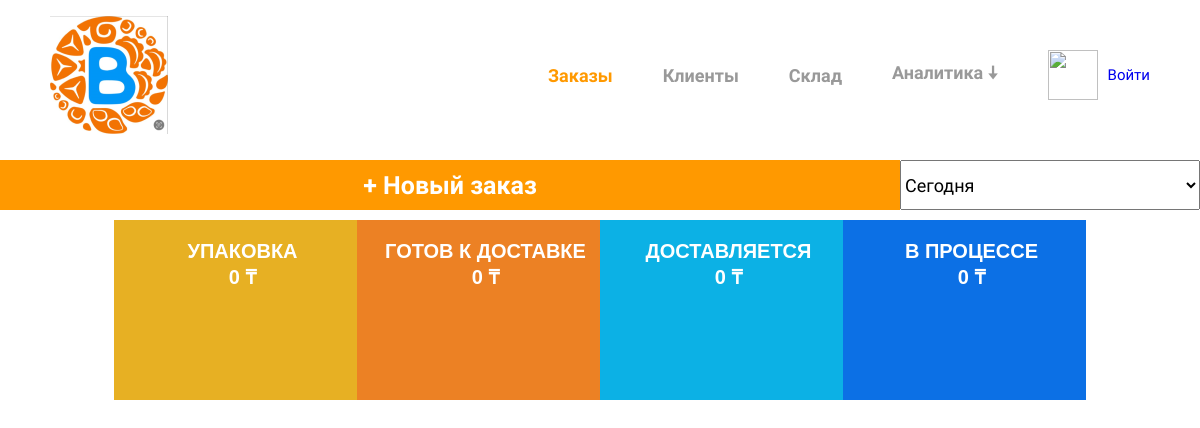
The app's page /, older data.
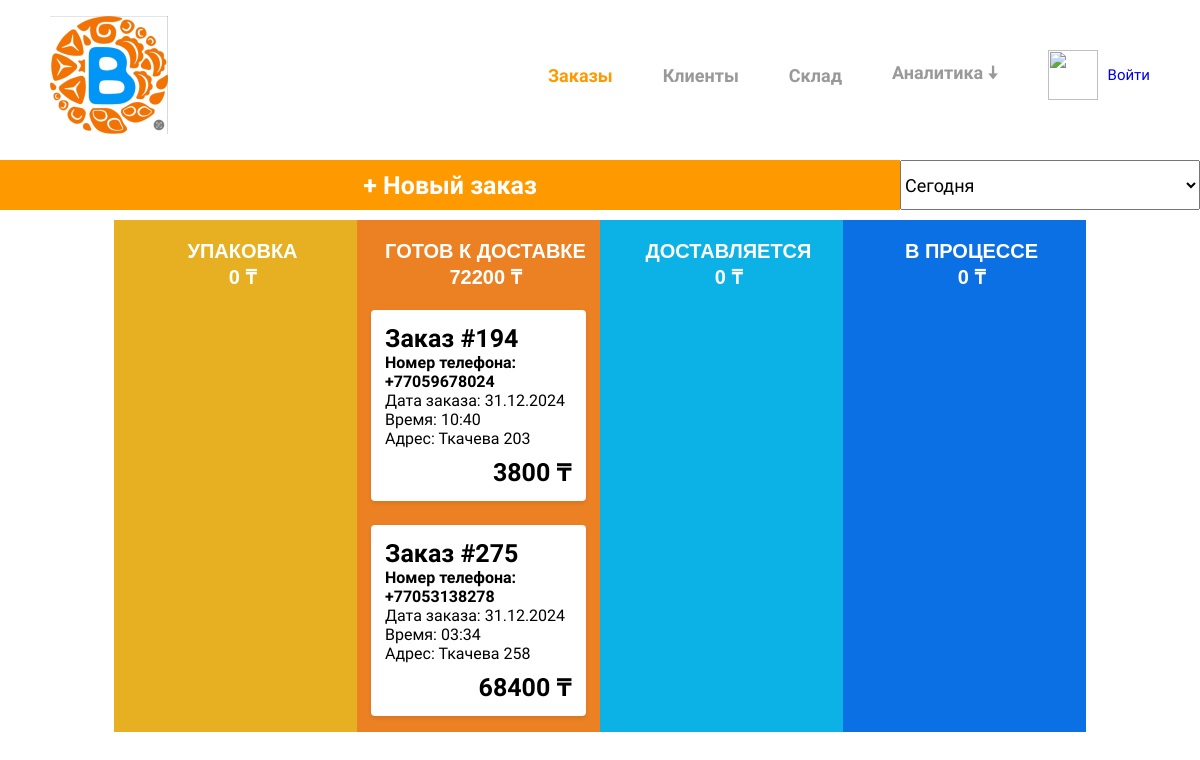
The same page, newer data.
### orders/models.py (models this page shows, shortened)
class Order(models.Model):
    STAGES = {"1": 'Упаковка',
              "2": 'Готов к доставке',
              "3": "Доставляется",
              "4": "Завершен"}
    TYPE_OF_PAYMENTS = {"1": 'Kaspi QR',
                        "2": 'Перевод',
                        "3": "Наличные"}
    TYPE_OF_ORDERS = {"1": "Онлайн",
                      "2": "Оффлайн"}
    phone_number = models.ForeignKey(Client,
                                     related_name="orders",
                                     on_delete=models.CASCADE)
    address = models.CharField(verbose_name="Адрес", max_length=150)
    stage = models.CharField(verbose_name="Этап заказа", choices=STAGES, max_length=20, default="1")
    type_of_payment = models.CharField(verbose_name="Тип оплаты", choices=TYPE_OF_PAYMENTS, max_length=20)
    type_of_order = models.CharField(verbose_name="Тип заказа", choices=TYPE_OF_ORDERS, max_length=20)
    review = models.TextField(verbose_name="Отзыв клиента", max_length=200, null=True, blank=True)
    created_at = models.DateTimeField(auto_now_add=True)
    updated_at = models.DateTimeField(auto_now=True)
    class Meta:
        ordering = ['-created_at']
        indexes = [
			models.Index(fields=['-created_at']),
		]
    def get_total_cost(self):
        return sum(item.get_cost() for item in self.items.all()) + sum(item.get_cost() for item in self.combos.all())

class OrderItem(models.Model):
    order = models.ForeignKey(Order,
							related_name='items',
							on_delete=models.CASCADE)
    product = models.ForeignKey(Product,
                                related_name="order_items",
                                on_delete=models.CASCADE,
                                verbose_name="Продукт")
    amount = models.DecimalField(max_digits=10, decimal_places=2, verbose_name="Количество")
    def get_cost(self):
        return round(self.product.sell_price * self.amount)

### clients/models.py (models this page shows)
class Client(models.Model):
    phone_number = models.CharField(verbose_name="Номер телефона", max_length=15, unique=True, primary_key=True)
    password = models.CharField(verbose_name="Пароль", max_length=100, default="12345678")
    name = models.CharField(verbose_name="Имя", max_length=100)
    address = models.CharField(verbose_name="Адрес", max_length=150)
    total = models.DecimalField(verbose_name="Общая сумма заказов", default=0, max_digits=20, decimal_places=2)
    created_at = models.DateTimeField(auto_now_add=True)
    is_active = models.BooleanField(default=True)
    class Meta:
        ordering = ["-created_at"]
    def __str__(self):
        return self.phone_number

### storage/models.py (models this page shows, shortened)
class Product(models.Model):
    name = models.CharField(max_length=50, verbose_name="Имя товара")
    amount = models.DecimalField(max_digits=10, decimal_places=2, verbose_name="Количество", default=0)
    sell_price = models.DecimalField(max_digits=10, decimal_places=2, verbose_name="Стоимость при продаже")
    cost_price = models.DecimalField(max_digits=10, decimal_places=2, verbose_name="Себестоимость")
    description = models.TextField(verbose_name="Описание")
    image = models.ImageField(upload_to="products/", verbose_name="Изображение")
    created_at = models.DateTimeField(auto_now_add=True)
    updated_at = models.DateTimeField(auto_now=True)
    available = models.BooleanField(default=True)

### orders/views.py (the view, shortened to what this page needs)
# urls.py: path('', orders_list_view),
def orders_list_view(request):
    date = request.GET.get("date", "t")
    start = None
    end = None
    days = None
    if date == "t":
        days = 1
        start = datetime.date.today()
        end = start + datetime.timedelta(days=1)
    elif date == "y":
        days = 1
        start = datetime.date.today() - datetime.timedelta(days=1)
        end = datetime.date.today()
    elif date[1] == "w":
        days = 7
        if date == 'cw':
            start = datetime.date.today() - datetime.timedelta(datetime.date.today().weekday())
        elif date == "pw":
            start = datetime.date.today() - datetime.timedelta(datetime.date.today().weekday()) - datetime.timedelta(7)
    end = start + datetime.timedelta(days)
    orders_stage1 = Order.objects.filter(stage=1).filter(created_at__gt=start).filter(created_at__lt=end)
    orders_stage2 = Order.objects.filter(stage=2).filter(created_at__gt=start).filter(created_at__lt=end)
    orders_stage3 = Order.objects.filter(stage=3).filter(created_at__gt=start).filter(created_at__lt=end)
    orders_stage4 = Order.objects.filter(stage=4).filter(created_at__gt=start).filter(created_at__lt=end)
    orders_stage1_price = sum(order.get_total_cost() for order in orders_stage1)
    orders_stage2_price = sum(order.get_total_cost() for order in orders_stage2)
    orders_stage3_price = sum(order.get_total_cost() for order in orders_stage3)
    orders_stage4_price = sum(order.get_total_cost() for order in orders_stage4)
    return render(request, "orders/orders_list.html", {
        "section": "orders",
        "orders_stage1": orders_stage1,
        "orders_stage2": orders_stage2,
        "orders_stage3": orders_stage3,
        "orders_stage4": orders_stage4,
        "orders_stage1_price": orders_stage1_price,
        "orders_stage2_price": orders_stage2_price,
        "orders_stage3_price": orders_stage3_price,
        "orders_stage4_price": orders_stage4_price,
	})

### templates/orders/orders_list.html (shortened to what this page needs)
{% extends 'base.html' %}
{% load static %}
{% block link %}
	<link rel="stylesheet" href="https://cdn.jsdelivr.net/npm/bootstrap-icons@1.11.3/font/bootstrap-icons.min.css"/>
	<link rel="stylesheet" href="{% static 'css/orders_list.css' %}" />
{% endblock link %}
{% block body %}
	<div class="center">
		<div class="heading">
			<button class="heading-button" onclick="window.location='{% url 'clients_select' %}'">+ Новый заказ</button>
			<select id="select" name="select">
				<option value="t">Сегодня</option>
			</select>
		</div>
	</div>
  <div class="container columns">
		<div class="column column1">
			<div class="column-title">
				<h2 data-price="0">Упаковка</h2>
				<h3>{{ orders_stage1_price }} ₸</h3>
			</div>
			<div class="tasks">
			</div>
		</div>
		<div class="column column2">
			<div class="column-title">
				<h2 data-price="0">Готов к доставке</h2>
				<h3>{{ orders_stage2_price }} ₸</h3>
			</div>
			<div class="tasks">
				{% for order in orders_stage2 %}
				<div class="task {{order.id}}" draggable="true" data-price="{{order.get_total_cost}}">
					<div>
						<button ondblclick="window.location='{% url 'orders_detail' order.id %}'" class="board-item-content-text id" href="{% url 'orders_detail' order.id %}">Заказ #{{order.id}}</button>
						<br>
						<button ondblclick="window.location='{% url 'clients_detail' order.phone_number %}'" class="board-item-content-text phone_number" href="{% url 'clients_detail' order.phone_number %}">
							Номер телефона: +{{order.phone_number}}
						</button>
						<p class="board-item-content-text created_at">
							Дата заказа: {{order.created_at|date:"j.m.Y"}}
						</p>
						<p class="board-item-content-text address">
							Время: {{order.created_at|date:"H:i"}}
						</p>
						<p class="board-item-content-text address">
							Адрес: {{order.address}}
						</p>
						<b data-price="{{order.get_total_cost}}" class="board-item-content-text price">
							{{order.get_total_cost}} ₸
						</b>
					</div>
				</div>
				{% endfor %}
			</div>
		</div>
		<div class="column column3">
			<div class="column-title">
				<h2 data-price="0">Доставляется</h2>
				<h3>{{ orders_stage3_price }} ₸</h3>
			</div>
			<div class="tasks">
			</div>
		</div>
		<div class="column column4">
			<div class="column-title">
				<h2 data-price="0">В процессе</h2>
				<h3>{{ orders_stage4_price }} ₸</h3>
			</div>
			<div class="tasks">
			</div>
		</div>
	</div>
{% endblock body %}

### templates/base.html (shortened to what this page needs)
{% load static %}
<!DOCTYPE html>
<html lang="ru">
<head>
	<link rel="stylesheet" href="{% static 'css/base.css' %}">
	{% block link %}{% endblock link %}
</head>
<body>
	<header>
		<img class="header-img" src="{% static 'img/balqaimaq-logo.png' %}" alt="header-img">
		<ul class="header-list">
			<li class="header-item"><a {% if section == "orders" %}class="selected"{% else %}class="not-selected"{% endif %} href="{% url 'orders_list' %}">Заказы</a></li>
			<li class="header-item"><a {% if section == "clients" %}class="selected"{% else %}class="not-selected"{% endif %} href="{% url 'clients_list' %}">Клиенты</a></li>
			<li class="header-item"><a {% if section == "storage" %}class="selected"{% else %}class="not-selected"{% endif %} href="{% url 'products_list' %}">Склад</a></li>
			<li class="header-item">
				<div class="dropdown">
					<a {% if section == "analytics" %}class="dropbtn selected"{% else %}class="dropbtn not-selected"{% endif %} href="#">
						Аналитика 🠇
					</a>
				</div>
			</li>
			<span class="header-user">
				<img class="header-user-img" src="{% static 'img/user-logo.jpg' %}">
				{% if request.user.is_authenticated %}
					{% comment %} <a href="{% url 'clients_detail' request.user.username %}">+{{ request.user.username }}</a> {% endcomment %}
				 	<a href="{% url "clients_logout" %}">Выйти</a>
				{% else %}
				 	<a href="{% url "clients_login" %}">Войти</a>
				{% endif %}
			</span>
		</ul>
	</header>
	<div class="main">
		{% block body %}
		{% endblock body %}
	</div>
</body>
</html>

### static/css/base.css (style rules this page uses)
* { margin: 0; padding: 0; font-family: "Arial"; }
a { text-decoration: none; }
ul, li { list-style: none; }
button { background-color: #ff9900; border: none; width: 100px; height: 50px; color: white; font-size: 18px; font-weight: bold; padding: 5px; }
header { height: 150px; display: flex; align-items: center; margin-bottom: 10px; }
.header-img { margin-right: auto; margin-left: 50px; }
.header-list { display: flex; gap: 50px; list-style: none; margin-right: 50px; align-items: center; }
.header-item > a, .dropbtn, .dropdown-content > a { text-decoration: none; font-size: 18px; font-family: "Comfortaa", sans-serif; font-optical-sizing: auto; font-weight: 700; font-style: normal; }
.main { width: 90%; margin-left: auto; margin-right: auto; }
.center { width: 100%; display: flex; flex-direction: column; align-items: center; }
.selected { color: #ff9900; }
.not-selected { color: #999999; }
.header-user { display: flex; align-items: center; }
.header-user-img { width: 50px; height: 50px; }
.header-user > a, .header-user > a { font-size: 15px; margin-left: 10px; }

### static/css/orders_list.css (style rules this page uses)
:root { --bg-color: #ffffff; --text-color: #404040; --primary-color: #475569; --secondary-color: #cbd5e1; --task-color: #f6f6f6; --cancel-color: #e5e7eb; --confirm-color: #dc2626; --confirm-hover-color: #b91c1c; --task-size: 90px; }
* { font-family: Mulish, sans-serif; padding: 0; margin: 0; box-sizing: border-box; }
body { background: var(--bg-color); color: var(--text-color); min-height: 100vh; display: grid; grid-template-rows: auto 1fr; }
.board-item-content-text { width: 100%; height: auto; font-size: 16px; color: #000; margin: 0; padding: 0; background: transparent; }
.id { font-size: 25px; font-weight: bold; }
.price { display: block; margin-top: 10px; text-align: end; width: 100%; font-size: 25px; }
button { text-align: left; cursor: pointer; border: none; transition: 0.3s; }
.container { width: min(1200px, 90%); margin: 0 auto; }
.columns { display: flex; flex-direction: column; }
.column1 { background-color: #E7B023; }
.column2 { background-color: #EC8124; }
.column3 { background-color: #0CB1E5; }
.column4 { background-color: #0C70E5; }
.heading { display: flex; margin-bottom: 10px; }
.heading-button { background-color: #ff9900; border: none; width: 900px; height: 50px; color: white; font-size: 25px; font-weight: bold; padding: 5px; text-align: center; }
select { height: 50px; font-size: 18px; width: 300px; }
@media (min-width: 768px) { .columns { flex-direction: row; } }
.column { flex: 1; display: grid; grid-template-rows: var(--task-size) 1fr; }
.column-title { display: flex; flex-direction: column; justify-content: center; align-items: center; color: var(--primary-color); }
.column-title h3, .column-title h2 { text-transform: uppercase; color: white; font-size: 1.25rem; font-weight: bold; font-family: Arial; margin-left: 0.875rem; }
.tasks { min-height: var(--task-size); display: grid; align-content: start; gap: 0.5rem; }
.tasks > * { background: #fff; border-radius: 0.25rem; padding: 0.875rem; box-shadow: 0 2px 4px rgba(0, 0, 0, 0.1); position: relative; min-height: var(--task-size); margin: 0 0.875rem 1rem; }
.task { cursor: move; transition: 0.3s; }

Row changes from the older to the newer data that the page shows:
added Order: id "194", phone_number "77059678024", created_at "31.12.2024", created_at "10:40", address "Ткачева 203", get_total_cost "3800"
added Order: id "275", phone_number "77053138278", created_at "31.12.2024", created_at "03:34", address "Ткачева 258", get_total_cost "68400"
Text that changed along with them:
{{ orders_stage2_price }}: "0" → "72200"
